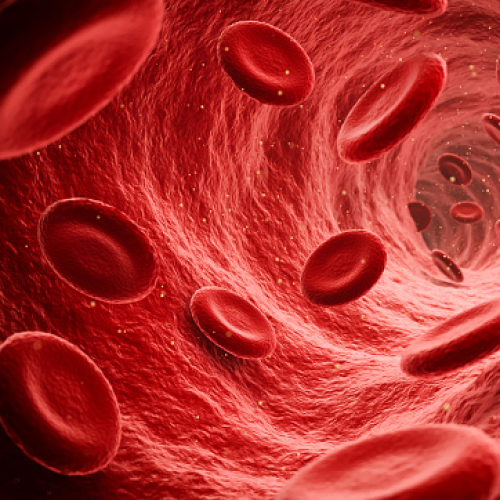
#> input picture Image.jpg, 500 x 500 px; its folder holds only this picture in this run
$ python -i perbaikanCitra.py   (imports and definitions only)   (older library calls are emulated)
#> lines starting #> are read from the running program, lines starting #| are printed output that depends on the picture
#> further down, picture is the input picture: shape (500, 500, 3); mean B, G, R 44.8, 47.7, 176.1
# F55121006_Felisya Brigita Tania Wong_A

import tkinter as tk
from tkinter import filedialog
from PIL import Image, ImageTk
import cv2
import numpy as np

# fungsi mengubah gambar ke grayscale
def grayscale(img):
    gray_img = cv2.cvtColor(img, cv2.COLOR_BGR2GRAY)
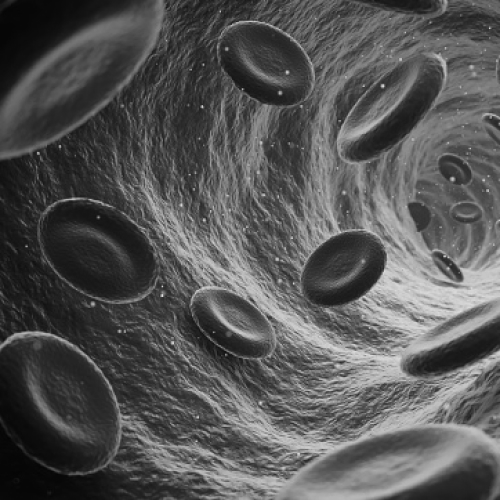
#> gray_img: shape (500, 500); min 4, max 222, mean 85.7
    return gray_img

# fungsi untuk menerapkan transformasi citra negatif
# [78 lines left out: functions negative_transform, image_averaging, average_filter, median_filter, min_filter, gaussian_lowpass_filter and 2 more, not called in this run]

# fungsi untuk mengkonversi citra RGB ke HSV (Hue, Saturation, Value)
def rgb_to_hsv(img):
    hsv_img = cv2.cvtColor(img, cv2.COLOR_BGR2HSV)
    return hsv_img

# fungsi untuk meningkatkan kontras gambar dengan memperluas rentang kecerahan gambar
# [4 lines left out: function histogram_equalization, not called in this run]

# fungsi untuk meningkatkan tepi pada citra
def edge_enhancement(img):
    gray_img = grayscale(img)
    sobel_x = cv2.Sobel(gray_img, cv2.CV_64F, 1, 0, ksize=3)
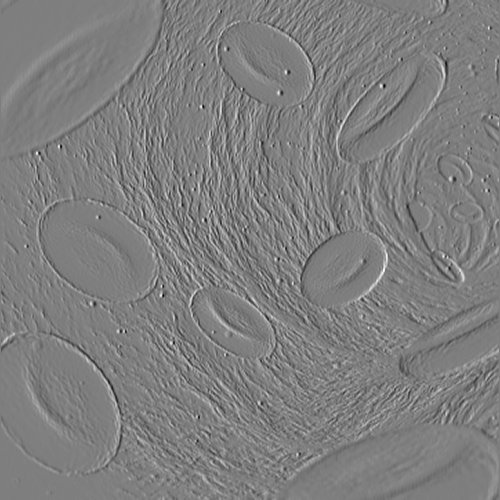
#> sobel_x: shape (500, 500) float64; min -518, max 525, mean 1.3; drawn with min black and max white
    sobel_y = cv2.Sobel(gray_img, cv2.CV_64F, 0, 1, ksize=3)
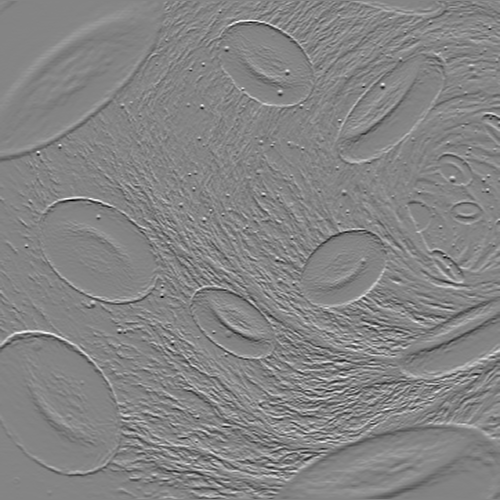
#> sobel_y: shape (500, 500) float64; min -593, max 549, mean 0.4; drawn with min black and max white
    abs_sobel_x = cv2.convertScaleAbs(sobel_x)
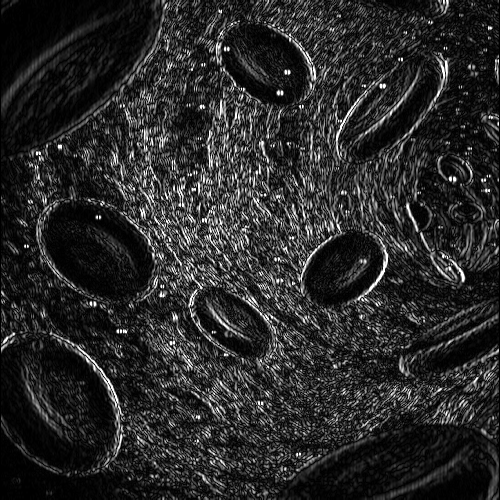
#> abs_sobel_x: shape (500, 500); min 0, max 255, mean 41.8
    abs_sobel_y = cv2.convertScaleAbs(sobel_y)
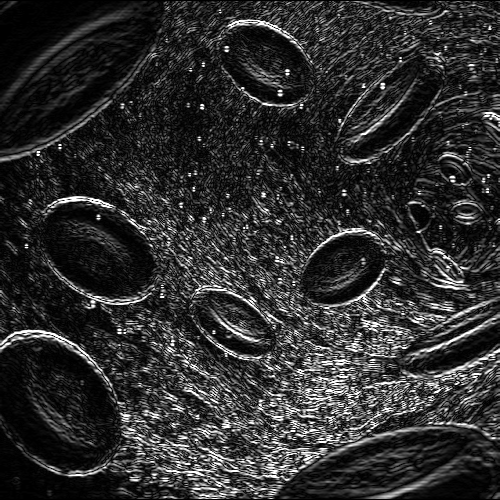
#> abs_sobel_y: shape (500, 500); min 0, max 255, mean 47.1
    edge_img = cv2.addWeighted(abs_sobel_x, 0.5, abs_sobel_y, 0.5, 0)
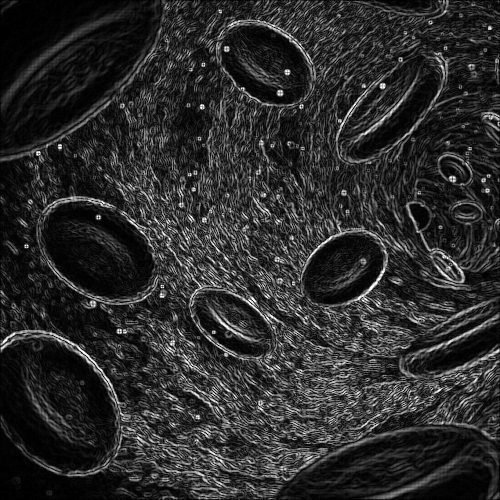
#> edge_img: shape (500, 500); min 0, max 255, mean 44.5
    return edge_img

# fungsi untuk menyesuaikan kecerahan gambar
def brightness_adjustment(img, alpha=1.5, beta=10):
    brightened_img = np.clip(alpha * img + beta, 0, 255).astype(np.uint8)
    return brightened_img

# fungsi untuk menghilangkan blur pada citra
# [83 lines left out: functions deblurring, show_image, process_image, show_creator, open_image, not called in this run]

# membuat jendela utama
# [3 lines not run here, left out]

# menambahkan kotak untuk perbaikan citra
# [1 line that did not run here, left out]
# [1 line not run here, left out]

# tombol untuk membuka gambar
# [1 line that did not run here, left out]
# [1 line not run here, left out]

# tombol untuk perbaikan metode 1 (grayscaling)
# [1 line that did not run here, left out]
# [1 line not run here, left out]

# tombol untuk perbaikan metode 2 (negative_transform)
# [1 line that did not run here, left out]
# [1 line not run here, left out]

# tombol untuk perbaikan metode 3 (image_averaging)
# [1 line that did not run here, left out]
# [1 line not run here, left out]

# tombol untuk perbaikan metode 4 (average_filter)
# [1 line that did not run here, left out]
# [1 line not run here, left out]

# tombol untuk perbaikan metode 5 (median_filter)
# [1 line that did not run here, left out]
# [1 line not run here, left out]

# tombol untuk perbaikan metode 6 (min_filter)
# [1 line that did not run here, left out]
# [1 line not run here, left out]

# tombol untuk perbaikan metode 7 (gaussian_lowpass_filter)
# [1 line that did not run here, left out]
# [1 line not run here, left out]

# tombol untuk perbaikan metode 8 (unsharp_masking)
# [1 line that did not run here, left out]
# [1 line not run here, left out]

# tombol untuk perbaikan metode 9 (selective_filtering)
# [1 line that did not run here, left out]
# [1 line not run here, left out]

# tombol untuk perbaikan metode 10 (rgb_to_hsv)
# [1 line that did not run here, left out]
# [1 line not run here, left out]

# tombol untuk perbaikan metode 11 (histogram_equalization)
# [1 line that did not run here, left out]
# [1 line not run here, left out]

# tombol untuk perbaikan metode 12 (edge_enhancement)
# [1 line that did not run here, left out]
# [1 line not run here, left out]

# tombol untuk perbaikan metode 13 (brightness_adjustment)
# [1 line that did not run here, left out]
# [1 line not run here, left out]

# tombol untuk perbaikan metode 14 (deblurring)
# [1 line that did not run here, left out]
# [1 line not run here, left out]

# menambahkan kotak untuk informasi pembuat program
# [1 line that did not run here, left out]
# [7 lines not run here, left out]

>>> import cv2
>>> picture = cv2.imread('Image.jpg')
>>> result = edge_enhancement(picture)
